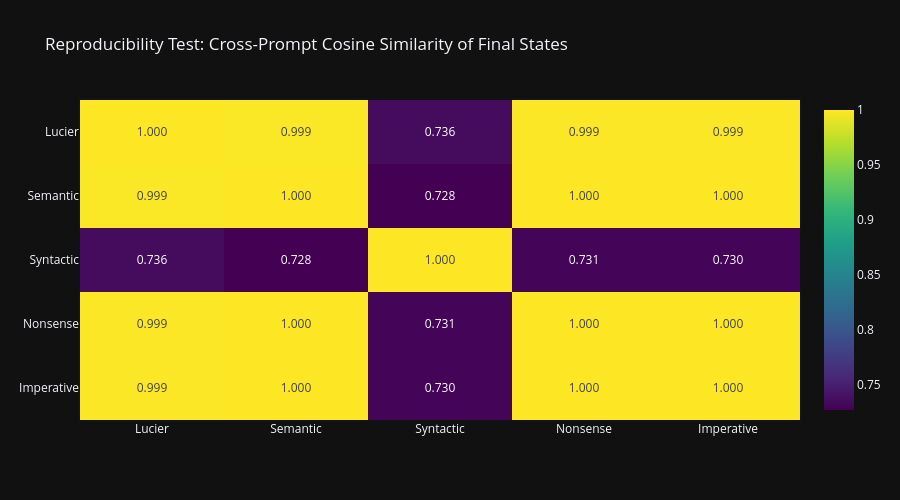

Write notebook code for a chart like this one.
### Code cell
# ============================================================
# VIS 5b: CROSS-PROMPT CONVERGENCE MATRIX
# ============================================================

labels = list(all_results.keys())
n = len(labels)
sim_matrix = np.zeros((n, n))

final_vectors = []
for label in labels:
    final_vec = all_results[label][-1]["mean_vector"]
    final_vectors.append(final_vec)

for i in range(n):
    for j in range(n):
        sim_matrix[i, j] = torch.nn.functional.cosine_similarity(
            final_vectors[i].unsqueeze(0).float(),
            final_vectors[j].unsqueeze(0).float()
        ).item()

fig_sim = px.imshow(
    sim_matrix,
    x=labels, y=labels,
    color_continuous_scale="Viridis",
    title="Reproducibility Test: Cross-Prompt Cosine Similarity of Final States",
    text_auto=".3f",
    aspect="auto",
)
fig_sim.update_layout(template="plotly_dark", height=500)
fig_sim.show()

off_diag = sim_matrix[np.triu_indices(n, k=1)]
print(f"\nMean cross-prompt similarity: {off_diag.mean():.4f}")
print(f"Min cross-prompt similarity:  {off_diag.min():.4f}")
print(f"Max cross-prompt similarity:  {off_diag.max():.4f}")

### Figure 1 — Plotly figure (JSON) as saved in the notebook; plotly's stock layout.template omitted (floating-point values rounded to 4 significant figures)
{"data": [{"coloraxis": "coloraxis", "hovertemplate": "x: %{x}<br>y: %{y}<br>color: %{z}<extra></extra>", "name": "0", "texttemplate": "%{z:.3f}", "type": "heatmap", "x": ["Lucier", "Semantic", "Syntactic", "Nonsense", "Imperative"], "xaxis": "x", "y": ["Lucier", "Semantic", "Syntactic", "Nonsense", "Imperative"], "yaxis": "y", "z": [[1.0, 0.9987, 0.7362, 0.9993, 0.9992], [0.9987, 1.0, 0.7275, 0.9999, 0.9999], [0.7362, 0.7275, 1.0, 0.7305, 0.7299], [0.9993, 0.9999, 0.7305, 1.0, 1.0], [0.9992, 0.9999, 0.7299, 1.0, 1.0]]}], "layout": {"coloraxis": {"colorscale": [[0, "#440154"], [0.1111, "#482878"], [0.2222, "#3e4989"], [0.3333, "#31688e"], [0.4444, "#26828e"], [0.5556, "#1f9e89"], [0.6667, "#35b779"], [0.7778, "#6ece58"], [0.8889, "#b5de2b"], [1, "#fde725"]]}, "height": 500, "title": {"text": "Reproducibility Test: Cross-Prompt Cosine Similarity of Final States"}, "xaxis": {"anchor": "y", "domain": [0, 1]}, "yaxis": {"anchor": "x", "autorange": "reversed", "domain": [0, 1]}}}
